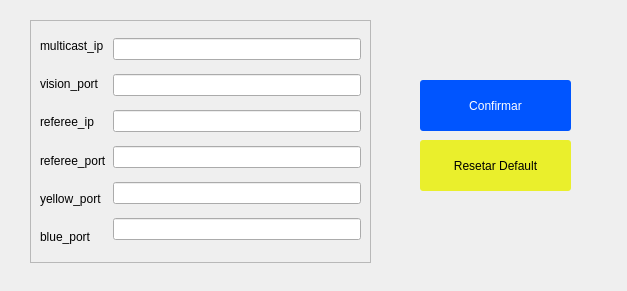
<?xml version="1.0" encoding="UTF-8"?>
<ui version="4.0">
 <class>Dialog</class>
 <widget class="QDialog" name="Dialog">
  <property name="geometry">
   <rect>
    <x>0</x>
    <y>0</y>
    <width>627</width>
    <height>291</height>
   </rect>
  </property>
  <property name="windowTitle">
   <string>Dialog</string>
  </property>
  <widget class="QFrame" name="frame">
   <property name="geometry">
    <rect>
     <x>30</x>
     <y>20</y>
     <width>341</width>
     <height>243</height>
    </rect>
   </property>
   <property name="maximumSize">
    <size>
     <width>400</width>
     <height>500</height>
    </size>
   </property>
   <property name="frameShape">
    <enum>QFrame::StyledPanel</enum>
   </property>
   <property name="frameShadow">
    <enum>QFrame::Raised</enum>
   </property>
   <layout class="QVBoxLayout" name="verticalLayout_2">
    <item>
     <layout class="QGridLayout" name="gridLayout">
      <item row="1" column="0">
       <widget class="QLabel" name="label_2">
        <property name="text">
         <string>vision_port</string>
        </property>
       </widget>
      </item>
      <item row="0" column="1" rowspan="6">
       <layout class="QVBoxLayout" name="verticalLayout">
        <item>
         <widget class="QLineEdit" name="multicast_ip_input"/>
        </item>
        <item>
         <widget class="QLineEdit" name="vision_port_input"/>
        </item>
        <item>
         <widget class="QLineEdit" name="referee_ip_input"/>
        </item>
        <item>
         <widget class="QLineEdit" name="referee_port_input"/>
        </item>
        <item>
         <widget class="QLineEdit" name="yellow_port_input"/>
        </item>
        <item>
         <widget class="QLineEdit" name="blue_port_input"/>
        </item>
       </layout>
      </item>
      <item row="5" column="0">
       <widget class="QLabel" name="label_6">
        <property name="text">
         <string>blue_port</string>
        </property>
       </widget>
      </item>
      <item row="2" column="0">
       <widget class="QLabel" name="label_3">
        <property name="text">
         <string>referee_ip</string>
        </property>
       </widget>
      </item>
      <item row="4" column="0">
       <widget class="QLabel" name="label_5">
        <property name="text">
         <string>yellow_port</string>
        </property>
       </widget>
      </item>
      <item row="0" column="0">
       <widget class="QLabel" name="label">
        <property name="text">
         <string>multicast_ip</string>
        </property>
       </widget>
      </item>
      <item row="3" column="0">
       <widget class="QLabel" name="label_4">
        <property name="text">
         <string>referee_port</string>
        </property>
       </widget>
      </item>
     </layout>
    </item>
   </layout>
  </widget>
  <widget class="QPushButton" name="reset_button">
   <property name="geometry">
    <rect>
     <x>420</x>
     <y>140</y>
     <width>151</width>
     <height>51</height>
    </rect>
   </property>
   <property name="styleSheet">
    <string notr="true">QPushButton{
	border-radius: 3px;
	background: rgb(234, 239, 44);
	color: black;
}
QPushButton:hover {
    background: rgba(234, 239, 44, 220);
}

QPushButton:pressed {
    background: rgba(234, 239, 44, 40);
}</string>
   </property>
   <property name="text">
    <string>Resetar Default</string>
   </property>
  </widget>
  <widget class="QPushButton" name="confirm_button">
   <property name="geometry">
    <rect>
     <x>420</x>
     <y>80</y>
     <width>151</width>
     <height>51</height>
    </rect>
   </property>
   <property name="styleSheet">
    <string notr="true">QPushButton{
	border-radius: 3px;
	background: rgb(0, 85, 255);
	color: white;
}
QPushButton:hover {
    background: rgba(0, 85, 255, 220);
}

QPushButton:pressed {
    background: rgba(0, 85, 255, 200);
}</string>
   </property>
   <property name="text">
    <string>Confirmar</string>
   </property>
  </widget>
 </widget>
 <resources/>
 <connections/>
</ui>
